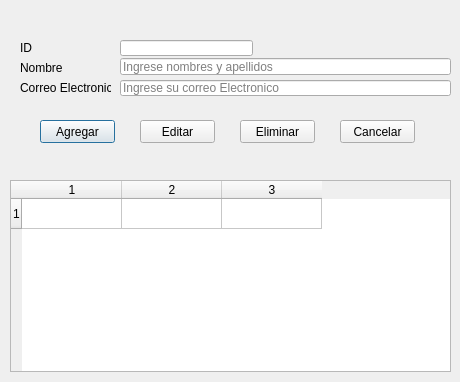
<?xml version="1.0" encoding="UTF-8"?>
<ui version="4.0">
 <class>Cuadro_CRUD</class>
 <widget class="QDialog" name="Cuadro_CRUD">
  <property name="geometry">
   <rect>
    <x>0</x>
    <y>0</y>
    <width>460</width>
    <height>382</height>
   </rect>
  </property>
  <property name="maximumSize">
   <size>
    <width>460</width>
    <height>382</height>
   </size>
  </property>
  <property name="windowTitle">
   <string>CRUD en Python</string>
  </property>
  <property name="modal">
   <bool>false</bool>
  </property>
  <widget class="QTableWidget" name="tableWidget">
   <property name="geometry">
    <rect>
     <x>10</x>
     <y>180</y>
     <width>441</width>
     <height>192</height>
    </rect>
   </property>
   <property name="rowCount">
    <number>1</number>
   </property>
   <property name="columnCount">
    <number>3</number>
   </property>
   <row/>
   <column/>
   <column/>
   <column/>
  </widget>
  <widget class="QPushButton" name="pushButton">
   <property name="geometry">
    <rect>
     <x>40</x>
     <y>120</y>
     <width>75</width>
     <height>23</height>
    </rect>
   </property>
   <property name="text">
    <string>Agregar</string>
   </property>
  </widget>
  <widget class="QPushButton" name="pushButton_2">
   <property name="geometry">
    <rect>
     <x>140</x>
     <y>120</y>
     <width>75</width>
     <height>23</height>
    </rect>
   </property>
   <property name="text">
    <string>Editar</string>
   </property>
  </widget>
  <widget class="QPushButton" name="pushButton_3">
   <property name="geometry">
    <rect>
     <x>240</x>
     <y>120</y>
     <width>75</width>
     <height>23</height>
    </rect>
   </property>
   <property name="text">
    <string>Eliminar</string>
   </property>
  </widget>
  <widget class="QPushButton" name="pushButton_4">
   <property name="geometry">
    <rect>
     <x>340</x>
     <y>120</y>
     <width>75</width>
     <height>23</height>
    </rect>
   </property>
   <property name="text">
    <string>Cancelar</string>
   </property>
  </widget>
  <widget class="QLineEdit" name="lineEdit">
   <property name="geometry">
    <rect>
     <x>120</x>
     <y>40</y>
     <width>133</width>
     <height>16</height>
    </rect>
   </property>
   <property name="autoFillBackground">
    <bool>false</bool>
   </property>
   <property name="readOnly">
    <bool>true</bool>
   </property>
  </widget>
  <widget class="QLineEdit" name="lineEdit_2">
   <property name="geometry">
    <rect>
     <x>120</x>
     <y>58</y>
     <width>331</width>
     <height>17</height>
    </rect>
   </property>
   <property name="placeholderText">
    <string>Ingrese nombres y apellidos</string>
   </property>
  </widget>
  <widget class="QLineEdit" name="lineEdit_3">
   <property name="geometry">
    <rect>
     <x>120</x>
     <y>80</y>
     <width>331</width>
     <height>16</height>
    </rect>
   </property>
   <property name="placeholderText">
    <string>Ingrese su correo Electronico</string>
   </property>
  </widget>
  <widget class="QLabel" name="label">
   <property name="geometry">
    <rect>
     <x>20</x>
     <y>40</y>
     <width>47</width>
     <height>16</height>
    </rect>
   </property>
   <property name="text">
    <string>ID</string>
   </property>
  </widget>
  <widget class="QLabel" name="label_2">
   <property name="geometry">
    <rect>
     <x>20</x>
     <y>60</y>
     <width>47</width>
     <height>16</height>
    </rect>
   </property>
   <property name="text">
    <string>Nombre</string>
   </property>
  </widget>
  <widget class="QLabel" name="label_3">
   <property name="geometry">
    <rect>
     <x>20</x>
     <y>80</y>
     <width>91</width>
     <height>16</height>
    </rect>
   </property>
   <property name="text">
    <string>Correo Electronico</string>
   </property>
  </widget>
 </widget>
 <resources/>
 <connections/>
</ui>
